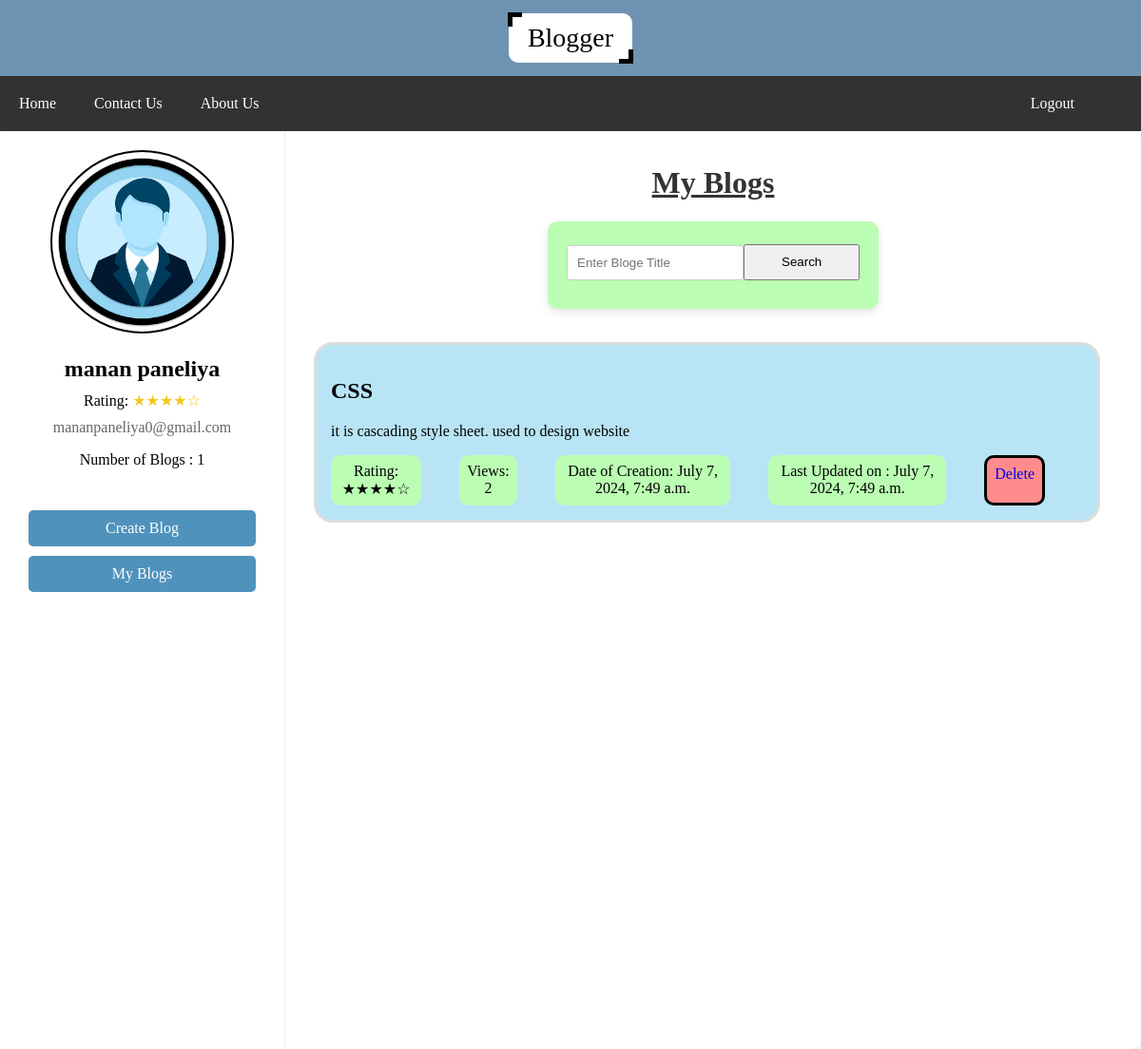
The page /myprofile/ (signed in) on the database its author committed.
### blog/models.py (models this page shows, shortened)
class Blog(models.Model):
    title = models.CharField(max_length=500)
    author = models.ForeignKey(Blogger, on_delete=models.CASCADE, related_name='blogs')
    rating = models.FloatField(default=0)
    views = models.IntegerField(default=0)
    content = models.TextField()
    created_at = models.DateTimeField(auto_now_add=True)
    viewers = models.ManyToManyField(User, related_name='viewed_blogs', blank=True)

### blog/views.py (the view)
# urls.py: path('myprofile/', views.my_profile, name = "my_profile"),
def my_profile(request):
    blogger = Blogger.objects.filter(user=request.user)
    blogger = get_object_or_404(Blogger, user=request.user)
    blogs = Blog.objects.filter(author=blogger)
    blog_count = Blog.objects.filter(author=blogger).count()
    if request.GET.get('search'):
        print(request.GET.get('search'))
        blogs= blogs.filter(title__icontains = request.GET.get('search'))
    context = {"blogger": blogger, "blogs_count":blog_count, "blogs" : blogs}
    return render(request, 'blog/myprofile.html', context)

### blog/templates/blog/myprofile.html (shortened to what this page needs)
{% extends "blog/index.html" %}
{% block body %}
{% load static %}
    <div class="blogs">
        <h1>My Blogs</h1>
        <form class="blog-search" method="GET" action="/myprofile"  >
            <div class="blog">
            <input   class="search_input" type="text" class="form-control" name="search" id="exampleFormControlInput1" placeholder="Enter Bloge Title">
            <button style="width: 200px; height: 73%; margin-top: 4px;" class="search_btn"  type="submit" >Search</button>
        </div>
          </form>
            {% for blog in blogs %}
            <div class="blog-box" onclick="location.href='/my-detailed-blog/{{blog.id}}'">
                <h2>{{ blog.title }}</h2>
                <p>{{ blog.content|truncatewords:50 }}</p>
                <div class="blog-meta">
                    <span class="blog-details" >Rating: ★★★★☆</span>
                    <span class="blog-details" >Views: {{ blog.views }}</span>
                    <span class="blog-details" >Date of Creation: {{ blog.created_at|date:"DATETIME_FORMAT" }}</span>
                    <span class="blog-details" >Last Updated on : {{ blog.created_at|date:"DATETIME_FORMAT" }}</span>
                    <a href="/delete-blog/{{blog.id}}" class="blog-details" id="blog-action" >Delete</a>
                </div>
            </div>
            {% endfor %}
    </div>
{% endblock body %}

### blog/templates/blog/index.html (shortened to what this page needs)
<!DOCTYPE html>
<html lang="en">
<head>
    {% load static %}
    <link rel="stylesheet" href="{% static 'css/index.css' %}">
    <link rel="stylesheet" href="{% static 'css/create_blog.css' %}">
    <link rel="stylesheet" href="{% static 'css/myprofile.css' %}">
</head>
<body>
    <header class="data-container" >
        <span class="btn">Blogger</span>
    </header>
    <nav>
        <a href="/">Home</a>
        <a href="#">Contact Us</a>
        <a href="#">About Us</a>
        {% if request.user.is_authenticated %}
        <a class="logout" style="float: right; margin-right: 50px;" href="/logout/">Logout</a>
        {% endif %}
    </nav>
<div class="main_body">
    <div class="container">
        <div class="profile-card">
            <a id="profile-img-a" href="">
            <img id="profile-img"  src="{% static 'images/avtar.jpg' %}" alt="" alt="Blogger Image">
        </a>
            <div class="profile-info">
                <h2 class="name">{{request.user.first_name}} {{request.user.last_name}}</h2>
                <div class="rating">
                    <span>Rating: </span>
                    <span class="stars">★★★★☆</span>
                </div>
                <p class="email">{{request.user.email}}</p>
                <p>Number of Blogs : {{blogs_count}}</p>
                <br>
                <a href="/create-blog" class="menu-btn">Create Blog</a>
                <a href="/myprofile" class="menu-btn">My Blogs</a>
            </div>
        </div>
{% block body %}{% endblock body %}
    </div>
</div>
</body>
</html>

### public/static/css/index.css (style rules this page uses)
* { box-sizing: border-box; }
.logout { float: right; }
body { margin: 0; font-family: 'Times New Roman', Times, serif; }
.data-container { background:#6f93b2; height:10vh; display:flex; justify-content:center; align-items:center; }
header { padding: 1px; background-color: rgba(20, 183, 164, 0.875); }
nav { background-color: #131010db; overflow: hidden; position: sticky; }
nav a { text-decoration: none; padding: 20px; text-align: center; float: left; color: white; }
.menu-btn { display: inline-block; padding: 10px 20px; margin: 10px; font-size: 16px; color: #fff; background-color: #007bff; border: none; border-radius: 5px; text-align: center; text-decoration: none; cursor: pointer; transition: background-color 0.3s ease; }

### public/static/css/create_blog.css (style rules this page uses)
h1 { text-align: center; color: #333; }
form { margin-top: 20px; }
input[type="text"], textarea { width: 100%; padding: 10px; margin-top: 5px; margin-bottom: 10px; border: 1px solid #ccc; border-radius: 3px; }

### public/static/css/myprofile.css (style rules this page uses)
.container { display: flex; flex-wrap: wrap; width: 100%; background-color: #fff; border-radius: 10px; box-shadow: 0 4px 8px rgba(0, 0, 0, 0.1); }
.profile-card { background-color: #fff; border-right: 1px solid #eee; width: 300px; text-align: center; }
.profile-info { padding: 20px; }
.name { font-size: 24px; margin: 0; }
.rating { margin: 10px 0; }
.stars { color: #f5c518; }
.email, .phone { color: #666; margin: 5px 0; }
.blogs { flex: 1; padding: 15px; }
.blog { background-color: #fff; border-radius: 10px; box-shadow: 0 4px 8px rgba(0, 0, 0, 0.1); padding: 20px; margin-bottom: 20px; }
h1 { text-align: center; text-decoration: underline; }

### blog/templates/blog/index.html (style rules this page uses)
.menu-btn { display: flex; justify-content: center; padding: 10px 20px; margin: 10px; font-size: 16px; color: #fff; background-color: #4f93bd; border: none; border-radius: 5px; text-align: center; text-decoration: none; cursor: pointer; transition: background-color 0.3s ease; }
#profile-img { border: 2px solid black ; height: 20%; border-radius: 1000px; padding: 0px; margin-top: 20px; }
.profile-card { position: sticky }

### blog/templates/blog/myprofile.html (style rules this page uses)
.blog-box { border: 3px solid #ddd; border-radius: 20px; background-color: rgb(184, 228, 246); padding: 15px; margin: 15px; width: 95%; box-sizing: border-box; cursor: pointer; transition: box-shadow 0.1s; }
.blog-meta { display: flex; justify-content:space-around; margin-top: 10px; }
.blog-meta span { margin-right: 40px; }
.blog-details { display: flex; text-align: center; background-color: rgb(187, 254, 179); padding: 8px; margin-right: 5%; border-radius: 10px; text-decoration: none; }
#blog-action { background-color: rgb(255, 140, 140); border: 3px solid black; }
form.blog-search { display: flex; justify-content:space-around; }
.blog { display: flex; background-color: rgb(187, 254, 179); width: 40%; }

### rows shown on the page
Blog: title "CSS", content "it is cascading style sheet. used to design website", views "2", created_at "July 7, 2024, 7:49 a.m."

### other values the page prints
{{ request.user.first_name }} "manan"
{{ request.user.last_name }} "paneliya"
{{ request.user.email }} "mananpaneliya0@gmail.com"
{{ blogs_count }} "1"
